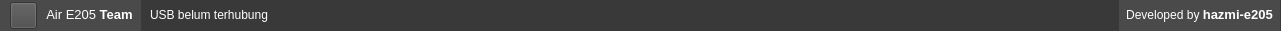
   <widget class="QWidget" name="widget_15" native="true">
    <property name="geometry">
     <rect>
      <x>0</x>
      <y>690</y>
      <width>1281</width>
      <height>31</height>
     </rect>
    </property>
    <property name="styleSheet">
     <string notr="true">background-color: rgb(57, 57, 57);
color: rgb(255, 255, 255);</string>
    </property>
    <widget class="QWidget" name="widget_14" native="true">
     <property name="geometry">
      <rect>
       <x>0</x>
       <y>0</y>
       <width>141</width>
       <height>31</height>
      </rect>
     </property>
     <property name="styleSheet">
      <string notr="true">background-color: rgb(74, 74, 74);
color: rgb(255, 255, 255);</string>
     </property>
     <widget class="QPushButton" name="pushButton_5">
      <property name="geometry">
       <rect>
        <x>10</x>
        <y>2</y>
        <width>27</width>
        <height>27</height>
       </rect>
      </property>
      <property name="styleSheet">
       <string notr="true">border-image: url(:/konten/gambar/its-warna.png);</string>
      </property>
      <property name="text">
       <string/>
      </property>
     </widget>
     <widget class="QLabel" name="tim_e205">
      <property name="geometry">
       <rect>
        <x>44</x>
        <y>5</y>
        <width>91</width>
        <height>20</height>
       </rect>
      </property>
      <property name="font">
       <font>
        <pointsize>11</pointsize>
       </font>
      </property>
      <property name="text">
       <string>&lt;html&gt;&lt;head/&gt;&lt;body&gt;&lt;p&gt;&lt;span style=&quot; font-size:10pt;&quot;&gt;Air E205 &lt;/span&gt;&lt;span style=&quot; font-size:10pt; font-weight:600;&quot;&gt;Team&lt;/span&gt;&lt;/p&gt;&lt;/body&gt;&lt;/html&gt;</string>
      </property>
      <property name="alignment">
       <set>Qt::AlignCenter</set>
      </property>
     </widget>
    </widget>
    <widget class="QLabel" name="statusbar_e205">
     <property name="geometry">
      <rect>
       <x>150</x>
       <y>5</y>
       <width>961</width>
       <height>20</height>
      </rect>
     </property>
     <property name="font">
      <font>
       <pointsize>9</pointsize>
      </font>
     </property>
     <property name="text">
      <string>&lt;html&gt;&lt;head/&gt;&lt;body&gt;&lt;p&gt;USB belum terhubung&lt;/p&gt;&lt;/body&gt;&lt;/html&gt;</string>
     </property>
     <property name="alignment">
      <set>Qt::AlignLeading|Qt::AlignLeft|Qt::AlignVCenter</set>
     </property>
    </widget>
    <widget class="QWidget" name="widget_16" native="true">
     <property name="geometry">
      <rect>
       <x>1119</x>
       <y>0</y>
       <width>161</width>
       <height>31</height>
      </rect>
     </property>
     <property name="styleSheet">
      <string notr="true">background-color: rgb(74, 74, 74);
color: rgb(255, 255, 255);</string>
     </property>
     <widget class="QLabel" name="developer">
      <property name="geometry">
       <rect>
        <x>0</x>
        <y>5</y>
        <width>161</width>
        <height>20</height>
       </rect>
      </property>
      <property name="font">
       <font>
        <pointsize>11</pointsize>
       </font>
      </property>
      <property name="text">
       <string>&lt;html&gt;&lt;head/&gt;&lt;body&gt;&lt;p&gt;&lt;span style=&quot; font-size:9pt;&quot;&gt;Developed by &lt;/span&gt;&lt;span style=&quot; font-size:10pt; font-weight:600;&quot;&gt;hazmi-e205&lt;/span&gt;&lt;/p&gt;&lt;/body&gt;&lt;/html&gt;</string>
      </property>
      <property name="alignment">
       <set>Qt::AlignCenter</set>
      </property>
     </widget>
    </widget>
   </widget>
